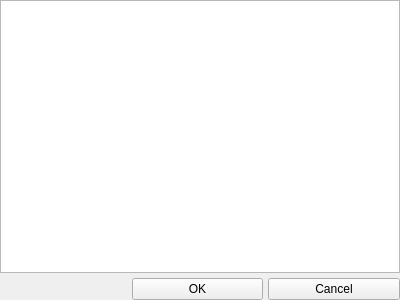
<?xml version="1.0" encoding="UTF-8"?>
<ui version="4.0">
 <class>Form</class>
 <widget class="QWidget" name="Form">
  <property name="geometry">
   <rect>
    <x>0</x>
    <y>0</y>
    <width>400</width>
    <height>300</height>
   </rect>
  </property>
  <property name="windowTitle">
   <string>Form</string>
  </property>
  <layout class="QVBoxLayout" name="verticalLayout">
   <property name="spacing">
    <number>5</number>
   </property>
   <property name="margin">
    <number>0</number>
   </property>
   <item>
    <widget class="QPlainTextEdit" name="textContent"/>
   </item>
   <item>
    <layout class="QHBoxLayout" name="horizontalLayout">
     <item>
      <spacer name="horizontalSpacer">
       <property name="orientation">
        <enum>Qt::Horizontal</enum>
       </property>
       <property name="sizeHint" stdset="0">
        <size>
         <width>40</width>
         <height>20</height>
        </size>
       </property>
      </spacer>
     </item>
     <item>
      <widget class="QPushButton" name="buttonOK">
       <property name="sizePolicy">
        <sizepolicy hsizetype="Expanding" vsizetype="Fixed">
         <horstretch>0</horstretch>
         <verstretch>0</verstretch>
        </sizepolicy>
       </property>
       <property name="text">
        <string>OK</string>
       </property>
      </widget>
     </item>
     <item>
      <widget class="QPushButton" name="buttonCancel">
       <property name="sizePolicy">
        <sizepolicy hsizetype="Expanding" vsizetype="Fixed">
         <horstretch>0</horstretch>
         <verstretch>0</verstretch>
        </sizepolicy>
       </property>
       <property name="text">
        <string>Cancel</string>
       </property>
      </widget>
     </item>
    </layout>
   </item>
  </layout>
 </widget>
 <resources/>
 <connections/>
</ui>
